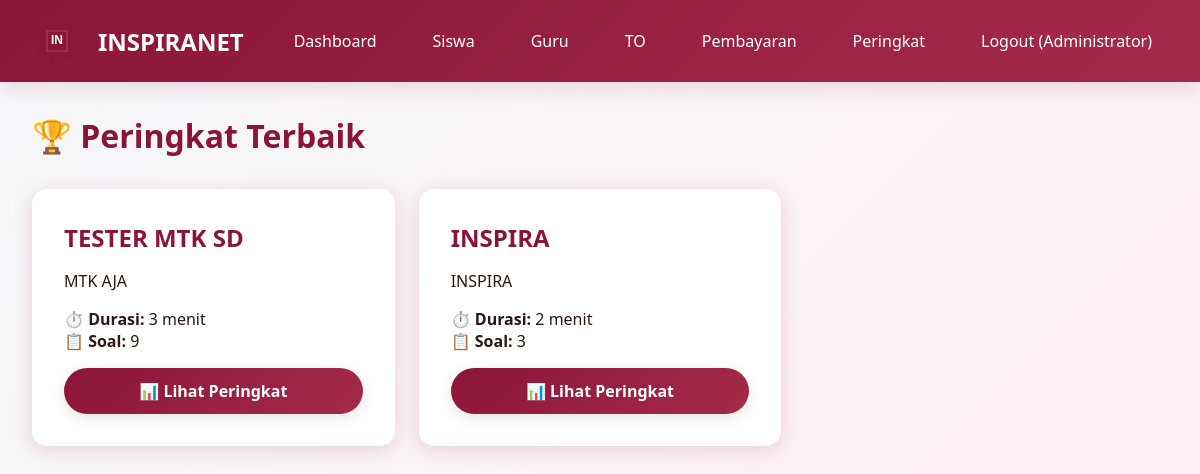
Page /peringkat (signed in) on the earlier database version.
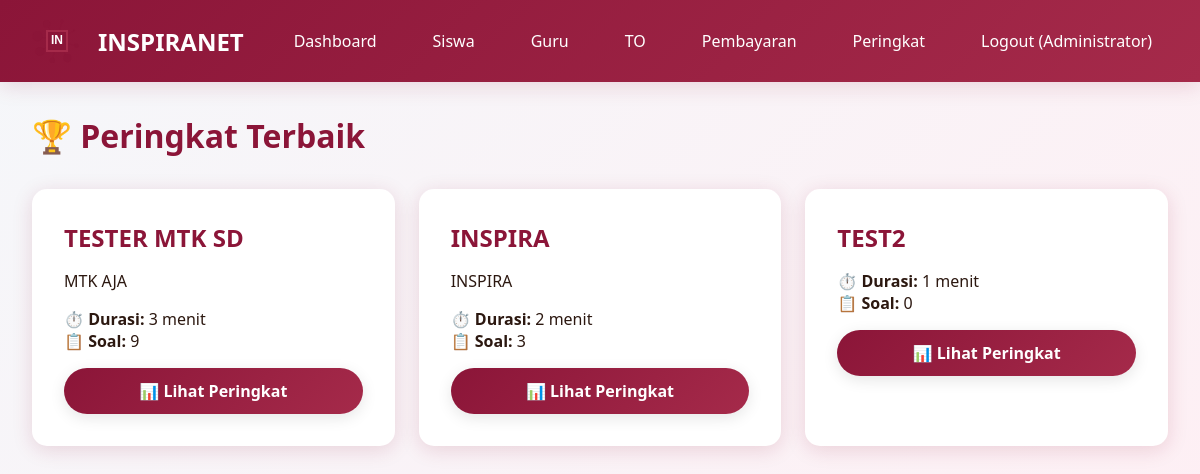
Same page on the later database version.
### models.py (models this page shows)
class Exam(db.Model):
    __tablename__ = 'exams'
    id = db.Column(db.Integer, primary_key=True)
    title = db.Column(db.String(200), nullable=False)
    description = db.Column(db.Text, nullable=True)
    duration_minutes = db.Column(db.Integer, nullable=False, default=120)
    total_questions = db.Column(db.Integer, nullable=False, default=0)
    is_premium = db.Column(db.Boolean, default=False)
    price = db.Column(db.Integer, default=0)
    is_active = db.Column(db.Boolean, default=True)
    created_by = db.Column(db.Integer, db.ForeignKey('users.id'), nullable=False)
    created_at = db.Column(db.DateTime, default=datetime.utcnow)
    questions = db.relationship('Question', backref='exam', lazy=True, cascade='all, delete-orphan')
    attempts = db.relationship('ExamAttempt', backref='exam', lazy=True, cascade='all, delete-orphan')
    payments = db.relationship('Payment', backref='exam', lazy=True, cascade='all, delete-orphan')
    leaderboard_entries = db.relationship('Leaderboard', backref='exam', lazy=True, cascade='all, delete-orphan')

### app.py (the view)
@app.route("/peringkat")
@login_required
def all_leaderboards():
    exams = Exam.query.filter_by(is_active=True).all()
    return render_template("all_leaderboards.html", exams=exams)

### app.py (called while the page is built)
@login_manager.user_loader
def load_user(user_id):
    return User.query.get(int(user_id))

@app.before_request
def ensure_db():
    if not hasattr(app, '_db_initialized'):
        app._db_initialized = True
        init_database()

### templates/all_leaderboards.html (shortened to what this page needs)
{% extends "base.html" %}
{% block content %}
<h1 style="color: var(--primary-color); margin-bottom: 2rem;">🏆 Peringkat Terbaik</h1>
<div style="display: grid; grid-template-columns: repeat(auto-fill, minmax(350px, 1fr)); gap: 1.5rem;">
    {% for exam in exams %}
    <div class="card">
        <h2>{{ exam.title }}</h2>
        <p>{{ exam.description }}</p>
        <div style="margin: 1rem 0;">
            <p><strong>⏱️ Durasi:</strong> {{ exam.duration_minutes }} menit</p>
            <p><strong>📋 Soal:</strong> {{ exam.total_questions }}</p>
        </div>
        <a href="{{ url_for('leaderboard', exam_id=exam.id) }}" class="btn btn-primary" style="width: 100%; text-decoration: none; text-align: center;">
            📊 Lihat Peringkat
        </a>
    </div>
    {% endfor %}
</div>
{% endblock %}

Differences in the rows shown:
added Exam: title "TEST2", duration_minutes "1", total_questions "0"
